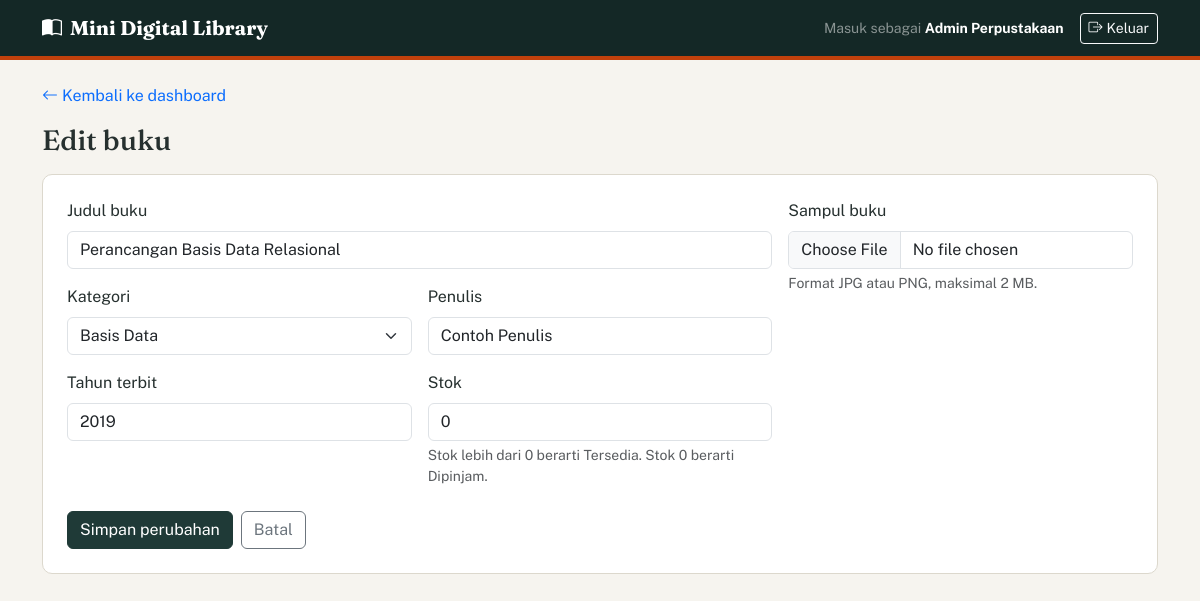
The app's page /edit_buku.php?id=2 (signed in) with its own data.
### tables this page shows
CREATE TABLE buku (
    id INT UNSIGNED AUTO_INCREMENT PRIMARY KEY,
    judul VARCHAR(150) NOT NULL,
    kategori VARCHAR(50) NOT NULL,
    penulis VARCHAR(100) NOT NULL,
    tahun_terbit YEAR NOT NULL,
    stok SMALLINT UNSIGNED NOT NULL DEFAULT 1,
    sampul VARCHAR(100) NULL,
    created_at TIMESTAMP NOT NULL DEFAULT CURRENT_TIMESTAMP
);

### config/auth.php (called while the page is built, shortened)
<?php
$DAFTAR_KATEGORI = ['Pemrograman', 'Basis Data', 'Jaringan', 'Sistem Informasi', 'Desain', 'Umum'];
function e($teks)
{
    return htmlspecialchars((string)$teks, ENT_QUOTES, 'UTF-8');
}

### includes/form_buku.php (the view, shortened to what this page needs)
<?php
global $DAFTAR_KATEGORI;
?>
<form action="<?= e($aksi) ?>" method="post" enctype="multipart/form-data" class="panel p-4" novalidate>
    <div class="row g-3">
        <div class="col-md-8">
            <div class="mb-3">
                <label for="judul" class="form-label">Judul buku</label>
                <input type="text" class="form-control" id="judul" name="judul" maxlength="150" value="<?= e($nilai['judul']) ?>" required>
            </div>
            <div class="row g-3 mb-3">
                <div class="col-sm-6">
                    <label for="kategori" class="form-label">Kategori</label>
                    <select class="form-select" id="kategori" name="kategori" required>
                        <?php foreach ($DAFTAR_KATEGORI as $k): ?>
                            <option value="<?= e($k) ?>" <?= $nilai['kategori'] === $k ? 'selected' : '' ?>><?= e($k) ?></option>
                        <?php endforeach; ?>
                    </select>
                </div>
                <div class="col-sm-6">
                    <label for="penulis" class="form-label">Penulis</label>
                    <input type="text" class="form-control" id="penulis" name="penulis" maxlength="100" value="<?= e($nilai['penulis']) ?>" required>
                </div>
            </div>
            <div class="row g-3">
                <div class="col-sm-6">
                    <label for="tahun_terbit" class="form-label">Tahun terbit</label>
                    <input type="number" class="form-control" id="tahun_terbit" name="tahun_terbit" min="1900" max="<?= date('Y') + 1 ?>" value="<?= e($nilai['tahun_terbit']) ?>" required>
                </div>
                <div class="col-sm-6">
                    <label for="stok" class="form-label">Stok</label>
                    <input type="number" class="form-control" id="stok" name="stok" min="0" max="1000" value="<?= e($nilai['stok']) ?>" required>
                    <div class="form-text">Stok lebih dari 0 berarti Tersedia. Stok 0 berarti Dipinjam.</div>
                </div>
            </div>
        </div>
        <div class="col-md-4">
            <label for="sampul" class="form-label">Sampul buku</label>
            <input type="file" class="form-control" id="sampul" name="sampul" accept=".jpg,.jpeg,.png,image/jpeg,image/png">
            <div id="infoSampul" class="form-text">Format JPG atau PNG, maksimal 2 MB.<?= !empty($sampul_lama) ? ' Kosongkan jika tidak ingin mengganti.' : '' ?></div>
        </div>
    </div>
    <div class="d-flex gap-2 mt-4">
        <button type="submit" class="btn btn-utama"><?= e($teks_tombol) ?></button>
        <a href="dashboard.php" class="btn btn-outline-secondary">Batal</a>
    </div>
</form>

### assets/style.css (style rules this page uses)
:root { --tinta: #1f3a37; --tinta-gelap: #142826; --kertas: #f6f4ef; --aksen: #c2410c; --garis: #dcd8cd; }
body { background: var(--kertas); font-family: 'Public Sans', system-ui, sans-serif; color: #26302f; }
.btn-utama { background: var(--tinta); border-color: var(--tinta); color: #fff; }
.panel { background: #fff; border: 1px solid var(--garis); border-radius: 10px; }

### records on screen
buku: judul "Perancangan Basis Data Relasional", penulis "Contoh Penulis", tahun_terbit "2019", stok "0"

### other values on screen
$_SESSION['nama'] "Admin Perpustakaan"
$teks_tombol "Simpan perubahan"
form field kategori "Basis Data"
